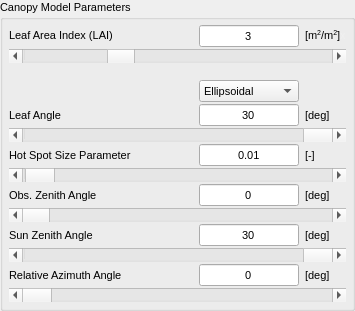
        <widget class="QgsCollapsibleGroupBox" name="CanopyMP_Box">
         <property name="enabled">
          <bool>true</bool>
         </property>
         <property name="sizePolicy">
          <sizepolicy hsizetype="Preferred" vsizetype="Preferred">
           <horstretch>0</horstretch>
           <verstretch>0</verstretch>
          </sizepolicy>
         </property>
         <property name="minimumSize">
          <size>
           <width>0</width>
           <height>0</height>
          </size>
         </property>
         <property name="maximumSize">
          <size>
           <width>16777215</width>
           <height>16777215</height>
          </size>
         </property>
         <property name="font">
          <font>
           <pointsize>8</pointsize>
          </font>
         </property>
         <property name="title">
          <string>Canopy Model Parameters</string>
         </property>
         <property name="flat">
          <bool>true</bool>
         </property>
         <property name="collapsed">
          <bool>false</bool>
         </property>
         <property name="syncGroup">
          <string notr="true"/>
         </property>
         <property name="saveCollapsedState">
          <bool>false</bool>
         </property>
         <property name="saveCheckedState">
          <bool>true</bool>
         </property>
         <layout class="QGridLayout" name="gridLayout_2" columnminimumwidth="0,0,0,0">
          <property name="leftMargin">
           <number>6</number>
          </property>
          <property name="topMargin">
           <number>6</number>
          </property>
          <property name="rightMargin">
           <number>6</number>
          </property>
          <property name="bottomMargin">
           <number>6</number>
          </property>
          <property name="verticalSpacing">
           <number>2</number>
          </property>
          <item row="13" column="0" colspan="4">
           <widget class="QScrollBar" name="SZA_Slide">
            <property name="sizePolicy">
             <sizepolicy hsizetype="Preferred" vsizetype="Fixed">
              <horstretch>0</horstretch>
              <verstretch>0</verstretch>
             </sizepolicy>
            </property>
            <property name="maximum">
             <number>890000</number>
            </property>
            <property name="singleStep">
             <number>10000</number>
            </property>
            <property name="pageStep">
             <number>10000</number>
            </property>
            <property name="value">
             <number>300000</number>
            </property>
            <property name="sliderPosition">
             <number>300000</number>
            </property>
            <property name="orientation">
             <enum>Qt::Horizontal</enum>
            </property>
           </widget>
          </item>
          <item row="6" column="2">
           <widget class="QLineEdit" name="LIDFB_lineEdit">
            <property name="sizePolicy">
             <sizepolicy hsizetype="Preferred" vsizetype="Preferred">
              <horstretch>0</horstretch>
              <verstretch>0</verstretch>
             </sizepolicy>
            </property>
            <property name="minimumSize">
             <size>
              <width>0</width>
              <height>0</height>
             </size>
            </property>
            <property name="maximumSize">
             <size>
              <width>100</width>
              <height>16777215</height>
             </size>
            </property>
            <property name="font">
             <font>
              <pointsize>8</pointsize>
             </font>
            </property>
            <property name="inputMethodHints">
             <set>Qt::ImhDigitsOnly</set>
            </property>
            <property name="text">
             <string>30</string>
            </property>
            <property name="frame">
             <bool>true</bool>
            </property>
            <property name="alignment">
             <set>Qt::AlignCenter</set>
            </property>
           </widget>
          </item>
          <item row="14" column="0">
           <widget class="QLabel" name="rAA_Text">
            <property name="sizePolicy">
             <sizepolicy hsizetype="Preferred" vsizetype="Preferred">
              <horstretch>0</horstretch>
              <verstretch>0</verstretch>
             </sizepolicy>
            </property>
            <property name="minimumSize">
             <size>
              <width>0</width>
              <height>0</height>
             </size>
            </property>
            <property name="maximumSize">
             <size>
              <width>16777215</width>
              <height>16777215</height>
             </size>
            </property>
            <property name="font">
             <font>
              <pointsize>8</pointsize>
             </font>
            </property>
            <property name="text">
             <string>Relative Azimuth Angle</string>
            </property>
           </widget>
          </item>
          <item row="15" column="0" colspan="4">
           <widget class="QScrollBar" name="rAA_Slide">
            <property name="sizePolicy">
             <sizepolicy hsizetype="Preferred" vsizetype="Fixed">
              <horstretch>0</horstretch>
              <verstretch>0</verstretch>
             </sizepolicy>
            </property>
            <property name="maximum">
             <number>1800000</number>
            </property>
            <property name="singleStep">
             <number>10000</number>
            </property>
            <property name="pageStep">
             <number>10000</number>
            </property>
            <property name="orientation">
             <enum>Qt::Horizontal</enum>
            </property>
           </widget>
          </item>
          <item row="10" column="0">
           <widget class="QLabel" name="OZA_Text">
            <property name="sizePolicy">
             <sizepolicy hsizetype="Preferred" vsizetype="Preferred">
              <horstretch>0</horstretch>
              <verstretch>0</verstretch>
             </sizepolicy>
            </property>
            <property name="minimumSize">
             <size>
              <width>0</width>
              <height>0</height>
             </size>
            </property>
            <property name="maximumSize">
             <size>
              <width>16777215</width>
              <height>16777215</height>
             </size>
            </property>
            <property name="font">
             <font>
              <pointsize>8</pointsize>
             </font>
            </property>
            <property name="text">
             <string>Obs. Zenith Angle</string>
            </property>
           </widget>
          </item>
          <item row="6" column="0">
           <widget class="QLabel" name="LIDFB_Text">
            <property name="sizePolicy">
             <sizepolicy hsizetype="Preferred" vsizetype="Preferred">
              <horstretch>0</horstretch>
              <verstretch>0</verstretch>
             </sizepolicy>
            </property>
            <property name="minimumSize">
             <size>
              <width>0</width>
              <height>0</height>
             </size>
            </property>
            <property name="maximumSize">
             <size>
              <width>16777215</width>
              <height>16777215</height>
             </size>
            </property>
            <property name="font">
             <font>
              <pointsize>8</pointsize>
             </font>
            </property>
            <property name="text">
             <string>Leaf Angle</string>
            </property>
           </widget>
          </item>
          <item row="11" column="0" colspan="4">
           <widget class="QScrollBar" name="OZA_Slide">
            <property name="sizePolicy">
             <sizepolicy hsizetype="Preferred" vsizetype="Fixed">
              <horstretch>0</horstretch>
              <verstretch>0</verstretch>
             </sizepolicy>
            </property>
            <property name="maximum">
             <number>890000</number>
            </property>
            <property name="singleStep">
             <number>10000</number>
            </property>
            <property name="orientation">
             <enum>Qt::Horizontal</enum>
            </property>
           </widget>
          </item>
          <item row="0" column="0">
           <widget class="QLabel" name="LAI_Text">
            <property name="sizePolicy">
             <sizepolicy hsizetype="Preferred" vsizetype="Preferred">
              <horstretch>0</horstretch>
              <verstretch>0</verstretch>
             </sizepolicy>
            </property>
            <property name="minimumSize">
             <size>
              <width>0</width>
              <height>0</height>
             </size>
            </property>
            <property name="maximumSize">
             <size>
              <width>16777215</width>
              <height>16777215</height>
             </size>
            </property>
            <property name="font">
             <font>
              <pointsize>8</pointsize>
             </font>
            </property>
            <property name="text">
             <string>&lt;html&gt;&lt;head/&gt;&lt;body&gt;&lt;p&gt;Leaf Area Index (LAI)&lt;/p&gt;&lt;/body&gt;&lt;/html&gt;</string>
            </property>
           </widget>
          </item>
          <item row="12" column="0">
           <widget class="QLabel" name="SZA_Text">
            <property name="sizePolicy">
             <sizepolicy hsizetype="Preferred" vsizetype="Preferred">
              <horstretch>0</horstretch>
              <verstretch>0</verstretch>
             </sizepolicy>
            </property>
            <property name="minimumSize">
             <size>
              <width>0</width>
              <height>0</height>
             </size>
            </property>
            <property name="maximumSize">
             <size>
              <width>16777215</width>
              <height>16777215</height>
             </size>
            </property>
            <property name="font">
             <font>
              <pointsize>8</pointsize>
             </font>
            </property>
            <property name="text">
             <string>Sun Zenith Angle</string>
            </property>
           </widget>
          </item>
          <item row="9" column="0" colspan="4">
           <widget class="QScrollBar" name="hspot_Slide">
            <property name="sizePolicy">
             <sizepolicy hsizetype="Preferred" vsizetype="Fixed">
              <horstretch>0</horstretch>
              <verstretch>0</verstretch>
             </sizepolicy>
            </property>
            <property name="maximum">
             <number>10000</number>
            </property>
            <property name="singleStep">
             <number>1000</number>
            </property>
            <property name="pageStep">
             <number>1000</number>
            </property>
            <property name="value">
             <number>100</number>
            </property>
            <property name="sliderPosition">
             <number>100</number>
            </property>
            <property name="tracking">
             <bool>true</bool>
            </property>
            <property name="orientation">
             <enum>Qt::Horizontal</enum>
            </property>
           </widget>
          </item>
          <item row="7" column="0" colspan="4">
           <widget class="QScrollBar" name="LIDFB_Slide">
            <property name="sizePolicy">
             <sizepolicy hsizetype="Preferred" vsizetype="Fixed">
              <horstretch>0</horstretch>
              <verstretch>0</verstretch>
             </sizepolicy>
            </property>
            <property name="maximum">
             <number>900000</number>
            </property>
            <property name="singleStep">
             <number>10000</number>
            </property>
            <property name="pageStep">
             <number>10000</number>
            </property>
            <property name="value">
             <number>300000</number>
            </property>
            <property name="sliderPosition">
             <number>300000</number>
            </property>
            <property name="orientation">
             <enum>Qt::Horizontal</enum>
            </property>
           </widget>
          </item>
          <item row="8" column="0" alignment="Qt::AlignLeft">
           <widget class="QLabel" name="hspot_Text">
            <property name="sizePolicy">
             <sizepolicy hsizetype="Preferred" vsizetype="Preferred">
              <horstretch>0</horstretch>
              <verstretch>0</verstretch>
             </sizepolicy>
            </property>
            <property name="minimumSize">
             <size>
              <width>0</width>
              <height>0</height>
             </size>
            </property>
            <property name="maximumSize">
             <size>
              <width>16777215</width>
              <height>16777215</height>
             </size>
            </property>
            <property name="font">
             <font>
              <pointsize>8</pointsize>
             </font>
            </property>
            <property name="autoFillBackground">
             <bool>false</bool>
            </property>
            <property name="lineWidth">
             <number>0</number>
            </property>
            <property name="midLineWidth">
             <number>0</number>
            </property>
            <property name="text">
             <string>Hot Spot Size Parameter  </string>
            </property>
            <property name="textFormat">
             <enum>Qt::AutoText</enum>
            </property>
            <property name="alignment">
             <set>Qt::AlignLeading|Qt::AlignLeft|Qt::AlignVCenter</set>
            </property>
            <property name="margin">
             <number>0</number>
            </property>
            <property name="indent">
             <number>-1</number>
            </property>
           </widget>
          </item>
          <item row="1" column="0" colspan="4">
           <widget class="QScrollBar" name="LAI_Slide">
            <property name="sizePolicy">
             <sizepolicy hsizetype="Preferred" vsizetype="Fixed">
              <horstretch>0</horstretch>
              <verstretch>0</verstretch>
             </sizepolicy>
            </property>
            <property name="minimum">
             <number>100</number>
            </property>
            <property name="maximum">
             <number>150000</number>
            </property>
            <property name="singleStep">
             <number>100</number>
            </property>
            <property name="sliderPosition">
             <number>30000</number>
            </property>
            <property name="orientation">
             <enum>Qt::Horizontal</enum>
            </property>
           </widget>
          </item>
          <item row="2" column="2">
           <spacer name="verticalSpacer_2">
            <property name="orientation">
             <enum>Qt::Vertical</enum>
            </property>
            <property name="sizeType">
             <enum>QSizePolicy::Minimum</enum>
            </property>
            <property name="sizeHint" stdset="0">
             <size>
              <width>20</width>
              <height>15</height>
             </size>
            </property>
           </spacer>
          </item>
          <item row="0" column="1">
           <spacer name="horizontalSpacer_4">
            <property name="orientation">
             <enum>Qt::Horizontal</enum>
            </property>
            <property name="sizeType">
             <enum>QSizePolicy::MinimumExpanding</enum>
            </property>
            <property name="sizeHint" stdset="0">
             <size>
              <width>50</width>
              <height>20</height>
             </size>
            </property>
           </spacer>
          </item>
          <item row="0" column="2">
           <widget class="QLineEdit" name="LAI_lineEdit">
            <property name="enabled">
             <bool>true</bool>
            </property>
            <property name="sizePolicy">
             <sizepolicy hsizetype="Preferred" vsizetype="Preferred">
              <horstretch>0</horstretch>
              <verstretch>0</verstretch>
             </sizepolicy>
            </property>
            <property name="minimumSize">
             <size>
              <width>0</width>
              <height>0</height>
             </size>
            </property>
            <property name="maximumSize">
             <size>
              <width>100</width>
              <height>16777215</height>
             </size>
            </property>
            <property name="font">
             <font>
              <pointsize>8</pointsize>
             </font>
            </property>
            <property name="layoutDirection">
             <enum>Qt::LeftToRight</enum>
            </property>
            <property name="inputMethodHints">
             <set>Qt::ImhDigitsOnly</set>
            </property>
            <property name="text">
             <string>3</string>
            </property>
            <property name="frame">
             <bool>true</bool>
            </property>
            <property name="alignment">
             <set>Qt::AlignCenter</set>
            </property>
            <property name="dragEnabled">
             <bool>false</bool>
            </property>
           </widget>
          </item>
          <item row="8" column="2">
           <widget class="QLineEdit" name="hspot_lineEdit">
            <property name="sizePolicy">
             <sizepolicy hsizetype="Preferred" vsizetype="Preferred">
              <horstretch>0</horstretch>
              <verstretch>0</verstretch>
             </sizepolicy>
            </property>
            <property name="minimumSize">
             <size>
              <width>0</width>
              <height>0</height>
             </size>
            </property>
            <property name="maximumSize">
             <size>
              <width>100</width>
              <height>16777215</height>
             </size>
            </property>
            <property name="font">
             <font>
              <pointsize>8</pointsize>
             </font>
            </property>
            <property name="inputMethodHints">
             <set>Qt::ImhDigitsOnly</set>
            </property>
            <property name="text">
             <string>0.01</string>
            </property>
            <property name="frame">
             <bool>true</bool>
            </property>
            <property name="alignment">
             <set>Qt::AlignCenter</set>
            </property>
           </widget>
          </item>
          <item row="10" column="2">
           <widget class="QLineEdit" name="OZA_lineEdit">
            <property name="sizePolicy">
             <sizepolicy hsizetype="Preferred" vsizetype="Preferred">
              <horstretch>0</horstretch>
              <verstretch>0</verstretch>
             </sizepolicy>
            </property>
            <property name="maximumSize">
             <size>
              <width>100</width>
              <height>16777215</height>
             </size>
            </property>
            <property name="font">
             <font>
              <pointsize>8</pointsize>
             </font>
            </property>
            <property name="text">
             <string>0</string>
            </property>
            <property name="alignment">
             <set>Qt::AlignCenter</set>
            </property>
           </widget>
          </item>
          <item row="12" column="2">
           <widget class="QLineEdit" name="SZA_lineEdit">
            <property name="sizePolicy">
             <sizepolicy hsizetype="Preferred" vsizetype="Preferred">
              <horstretch>0</horstretch>
              <verstretch>0</verstretch>
             </sizepolicy>
            </property>
            <property name="minimumSize">
             <size>
              <width>0</width>
              <height>0</height>
             </size>
            </property>
            <property name="maximumSize">
             <size>
              <width>100</width>
              <height>16777215</height>
             </size>
            </property>
            <property name="inputMethodHints">
             <set>Qt::ImhDigitsOnly</set>
            </property>
            <property name="text">
             <string>30</string>
            </property>
            <property name="frame">
             <bool>true</bool>
            </property>
            <property name="alignment">
             <set>Qt::AlignCenter</set>
            </property>
           </widget>
          </item>
          <item row="14" column="2">
           <widget class="QLineEdit" name="rAA_lineEdit">
            <property name="sizePolicy">
             <sizepolicy hsizetype="Preferred" vsizetype="Preferred">
              <horstretch>0</horstretch>
              <verstretch>0</verstretch>
             </sizepolicy>
            </property>
            <property name="minimumSize">
             <size>
              <width>0</width>
              <height>0</height>
             </size>
            </property>
            <property name="maximumSize">
             <size>
              <width>100</width>
              <height>16777215</height>
             </size>
            </property>
            <property name="font">
             <font>
              <pointsize>8</pointsize>
             </font>
            </property>
            <property name="inputMethodHints">
             <set>Qt::ImhDigitsOnly</set>
            </property>
            <property name="text">
             <string>0</string>
            </property>
            <property name="frame">
             <bool>true</bool>
            </property>
            <property name="alignment">
             <set>Qt::AlignCenter</set>
            </property>
           </widget>
          </item>
          <item row="4" column="2">
           <widget class="QComboBox" name="LIDF_combobox">
            <property name="sizePolicy">
             <sizepolicy hsizetype="Preferred" vsizetype="Preferred">
              <horstretch>0</horstretch>
              <verstretch>0</verstretch>
             </sizepolicy>
            </property>
            <property name="maximumSize">
             <size>
              <width>100</width>
              <height>16777215</height>
             </size>
            </property>
            <property name="font">
             <font>
              <pointsize>8</pointsize>
             </font>
            </property>
            <property name="currentIndex">
             <number>0</number>
            </property>
            <property name="maxVisibleItems">
             <number>7</number>
            </property>
            <property name="minimumContentsLength">
             <number>0</number>
            </property>
            <property name="iconSize">
             <size>
              <width>16</width>
              <height>16</height>
             </size>
            </property>
            <property name="frame">
             <bool>true</bool>
            </property>
            <item>
             <property name="text">
              <string>Ellipsoidal</string>
             </property>
            </item>
            <item>
             <property name="text">
              <string>Beta: planophile</string>
             </property>
            </item>
            <item>
             <property name="text">
              <string>Beta: erectophile</string>
             </property>
            </item>
            <item>
             <property name="text">
              <string>Beta: plagiophile</string>
             </property>
            </item>
            <item>
             <property name="text">
              <string>Beta: extremophile</string>
             </property>
            </item>
            <item>
             <property name="text">
              <string>Beta: spherical</string>
             </property>
            </item>
            <item>
             <property name="text">
              <string>Beta: uniform</string>
             </property>
            </item>
           </widget>
          </item>
          <item row="6" column="3">
           <widget class="QLabel" name="label_9">
            <property name="font">
             <font>
              <pointsize>8</pointsize>
             </font>
            </property>
            <property name="text">
             <string>[deg]</string>
            </property>
           </widget>
          </item>
          <item row="8" column="3">
           <widget class="QLabel" name="hspotlbl">
            <property name="font">
             <font>
              <pointsize>8</pointsize>
             </font>
            </property>
            <property name="text">
             <string>[-]</string>
            </property>
           </widget>
          </item>
          <item row="10" column="3">
           <widget class="QLabel" name="ozalbl">
            <property name="font">
             <font>
              <pointsize>8</pointsize>
             </font>
            </property>
            <property name="text">
             <string>[deg]</string>
            </property>
           </widget>
          </item>
          <item row="12" column="3">
           <widget class="QLabel" name="label_12">
            <property name="font">
             <font>
              <pointsize>8</pointsize>
             </font>
            </property>
            <property name="text">
             <string>[deg]</string>
            </property>
           </widget>
          </item>
          <item row="14" column="3">
           <widget class="QLabel" name="label_13">
            <property name="font">
             <font>
              <pointsize>8</pointsize>
             </font>
            </property>
            <property name="text">
             <string>[deg]</string>
            </property>
           </widget>
          </item>
          <item row="0" column="3">
           <widget class="QLabel" name="lblLAI">
            <property name="font">
             <font>
              <pointsize>8</pointsize>
             </font>
            </property>
            <property name="text">
             <string>&lt;html&gt;&lt;head/&gt;&lt;body&gt;&lt;p&gt;[m&lt;span style=&quot; vertical-align:super;&quot;&gt;2&lt;/span&gt;/m&lt;span style=&quot; vertical-align:super;&quot;&gt;2&lt;/span&gt;]&lt;span style=&quot; color:#f0f0f0;&quot;&gt;x&lt;/span&gt;&lt;/p&gt;&lt;/body&gt;&lt;/html&gt;</string>
            </property>
           </widget>
          </item>
         </layout>
         <zorder>rAA_Text</zorder>
         <zorder>LAI_Slide</zorder>
         <zorder>hspot_Slide</zorder>
         <zorder>rAA_Slide</zorder>
         <zorder>LIDFB_Slide</zorder>
         <zorder>SZA_Text</zorder>
         <zorder>OZA_Text</zorder>
         <zorder>SZA_Slide</zorder>
         <zorder>OZA_Slide</zorder>
         <zorder>hspot_Text</zorder>
         <zorder>LIDFB_Text</zorder>
         <zorder>LAI_Text</zorder>
         <zorder>horizontalSpacer_4</zorder>
         <zorder>LIDFB_lineEdit</zorder>
         <zorder>verticalSpacer_2</zorder>
         <zorder>LAI_lineEdit</zorder>
         <zorder>hspot_lineEdit</zorder>
         <zorder>OZA_lineEdit</zorder>
         <zorder>SZA_lineEdit</zorder>
         <zorder>rAA_lineEdit</zorder>
         <zorder>LIDF_combobox</zorder>
         <zorder>label_9</zorder>
         <zorder>hspotlbl</zorder>
         <zorder>ozalbl</zorder>
         <zorder>label_12</zorder>
         <zorder>label_13</zorder>
         <zorder>lblLAI</zorder>
        </widget>
